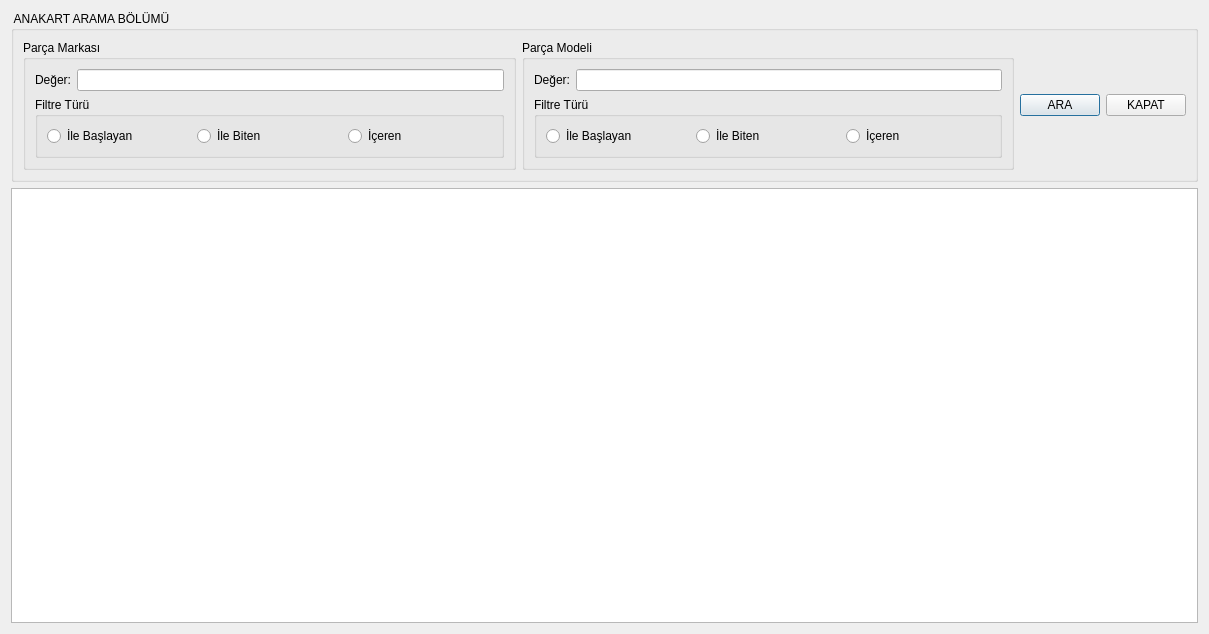
<?xml version="1.0" encoding="UTF-8"?>
<ui version="4.0">
 <class>TMOAnakartListeFormu</class>
 <widget class="QDialog" name="TMOAnakartListeFormu">
  <property name="geometry">
   <rect>
    <x>0</x>
    <y>0</y>
    <width>1209</width>
    <height>634</height>
   </rect>
  </property>
  <property name="windowTitle">
   <string>Dialog</string>
  </property>
  <layout class="QGridLayout" name="gridLayout_6">
   <item row="0" column="0">
    <widget class="QGroupBox" name="GPAramaBolumu">
     <property name="title">
      <string> ANAKART ARAMA BÖLÜMÜ</string>
     </property>
     <layout class="QGridLayout" name="gridLayout_5">
      <item row="0" column="0">
       <widget class="QGroupBox" name="GPParcaMarkasi">
        <property name="title">
         <string>Parça Markası</string>
        </property>
        <layout class="QGridLayout" name="gridLayout_2">
         <item row="0" column="0">
          <widget class="QLabel" name="LPMarkasiDeger">
           <property name="text">
            <string>Değer:</string>
           </property>
          </widget>
         </item>
         <item row="0" column="1">
          <widget class="QLineEdit" name="LEPMarkasiDeger"/>
         </item>
         <item row="1" column="0" colspan="2">
          <widget class="QGroupBox" name="GPPMarkasiFiltreTuru">
           <property name="title">
            <string>Filtre Türü</string>
           </property>
           <layout class="QGridLayout" name="gridLayout">
            <item row="0" column="0">
             <widget class="QRadioButton" name="RBPMarkasiFTIleBaslayan">
              <property name="text">
               <string>İle Başlayan</string>
              </property>
             </widget>
            </item>
            <item row="0" column="1">
             <widget class="QRadioButton" name="RBPMarkasiFTIleBiten">
              <property name="text">
               <string>İle Biten</string>
              </property>
             </widget>
            </item>
            <item row="0" column="2">
             <widget class="QRadioButton" name="RBPMarkasiFTIceren">
              <property name="text">
               <string>İçeren</string>
              </property>
             </widget>
            </item>
           </layout>
          </widget>
         </item>
        </layout>
       </widget>
      </item>
      <item row="0" column="1">
       <widget class="QGroupBox" name="GPParcaModeli">
        <property name="title">
         <string>Parça Modeli</string>
        </property>
        <layout class="QGridLayout" name="gridLayout_4">
         <item row="0" column="0">
          <widget class="QLabel" name="LPModeliDeger">
           <property name="text">
            <string>Değer:</string>
           </property>
          </widget>
         </item>
         <item row="0" column="1">
          <widget class="QLineEdit" name="LEPModeliDeger"/>
         </item>
         <item row="1" column="0" colspan="2">
          <widget class="QGroupBox" name="GPPModeliFiltreTuru">
           <property name="title">
            <string>Filtre Türü</string>
           </property>
           <layout class="QGridLayout" name="gridLayout_3">
            <item row="0" column="0">
             <widget class="QRadioButton" name="RBPModeliFTIleBaslayan">
              <property name="text">
               <string>İle Başlayan</string>
              </property>
             </widget>
            </item>
            <item row="0" column="1">
             <widget class="QRadioButton" name="RBPModeliIFTIleBiten">
              <property name="text">
               <string>İle Biten</string>
              </property>
             </widget>
            </item>
            <item row="0" column="2">
             <widget class="QRadioButton" name="RBPModeliFTIceren">
              <property name="text">
               <string>İçeren</string>
              </property>
             </widget>
            </item>
           </layout>
          </widget>
         </item>
        </layout>
       </widget>
      </item>
      <item row="0" column="2">
       <widget class="QPushButton" name="PBAra">
        <property name="text">
         <string>ARA</string>
        </property>
       </widget>
      </item>
      <item row="0" column="3">
       <widget class="QPushButton" name="PBKapat">
        <property name="text">
         <string>KAPAT</string>
        </property>
       </widget>
      </item>
     </layout>
    </widget>
   </item>
   <item row="1" column="0">
    <widget class="QTableWidget" name="TWTablo"/>
   </item>
  </layout>
 </widget>
 <resources/>
 <connections/>
</ui>
